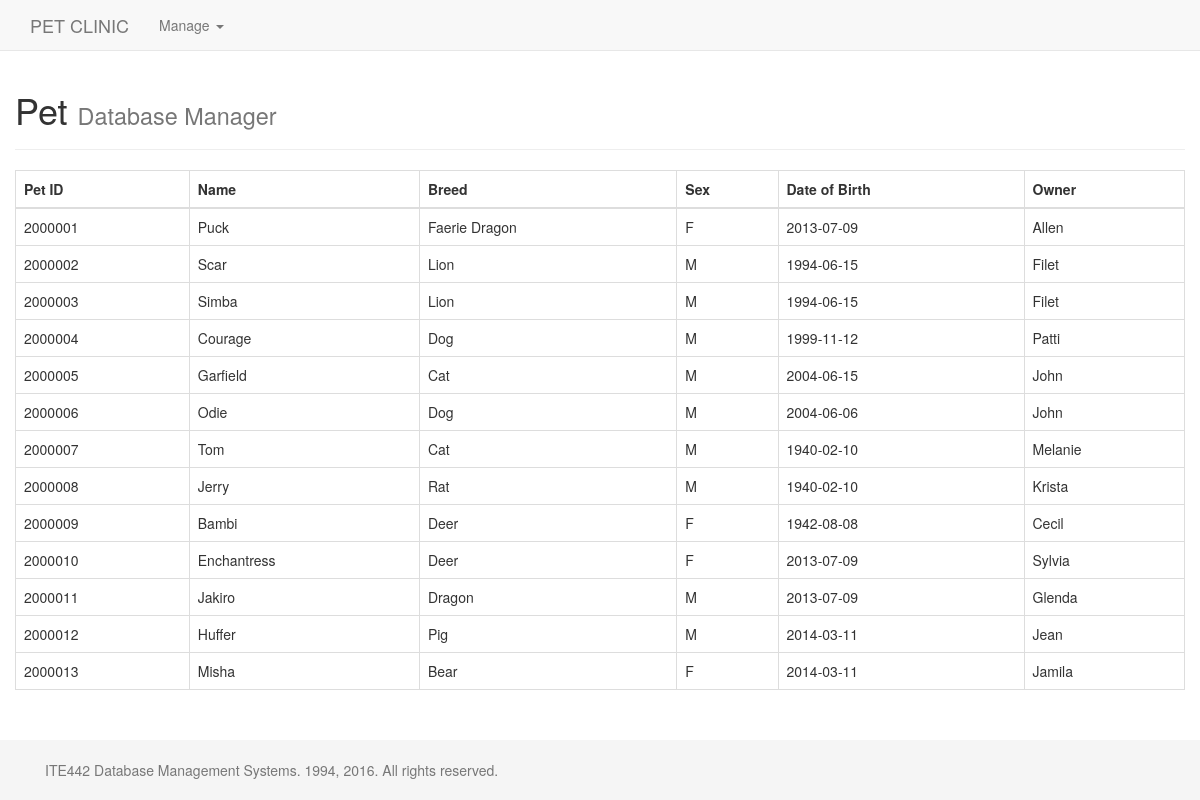
The app's page /pet_index.php, older data.
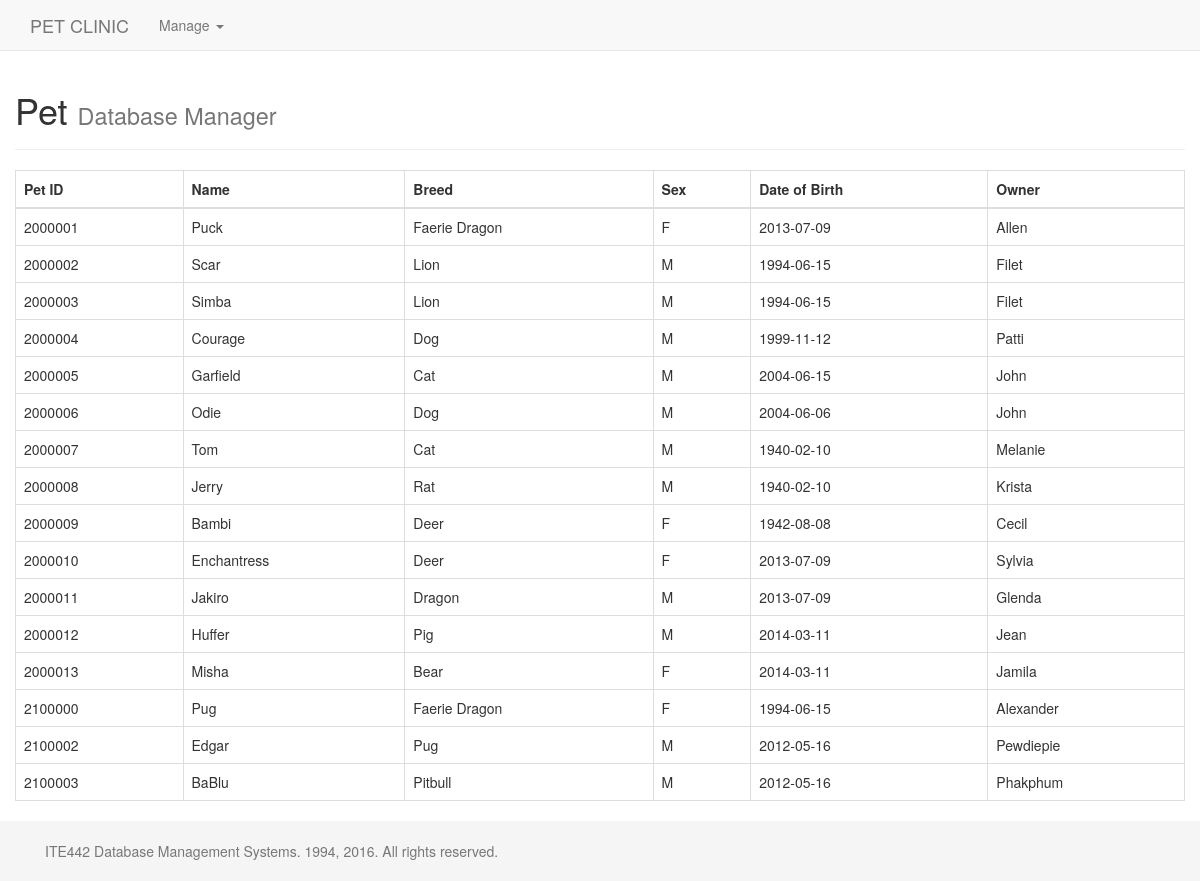
The same page, newer data.
### tables this page shows
CREATE TABLE IF NOT EXISTS PET (
	PET_ID INT NOT NULL,
    OWNER_ID INT NOT NULL,
    PET_NAME VARCHAR(30) NOT NULL,
    DATE_OF_BIRTH DATE,
    BREED TEXT,
    SEX CHAR,
    PRIMARY KEY(PET_ID)
);

CREATE TABLE IF NOT EXISTS OWNER (
	OWNER_ID INT NOT NULL,
    F_NAME VARCHAR(30) NOT NULL,
    L_NAME VARCHAR(30) NOT NULL,
    ADDRESS VARCHAR(40),
    PHONE VARCHAR(15),
    SEX CHAR,
    PRIMARY KEY(OWNER_ID)
);

### includes/pet_connection.php (called while the page is built, shortened)
<?php
	class dbConn {
		public function __construct(){
			$this->conn = new PDO('mysql:host='.$host.';dbname='.$db_name.';charset=utf8', $username, $password);
		}
	};
	class PetConnection extends dbConn {
		public function getPets() {
			try {
				$db = new dbConn;
				$err = '';
				$stmt = $db->conn->prepare("SELECT * FROM PET");
				$stmt->execute();
				$results = $stmt->fetchAll(PDO::FETCH_ASSOC);
			}
			catch (PDOException $e) {
				$err = "Error: " . $e->getMessage();
			}
			$success = ($err == '' ? $results : $err );
			return $success;
		}
		public function getOwner($ownerid) {
			try {
				$db = new dbConn;
				$err = '';
				$stmt = $db->conn->prepare("SELECT * FROM OWNER where OWNER_ID = :ownerid"  );
				$stmt->bindParam(':ownerid', $ownerid);
				$stmt->execute();
				$results = $stmt->fetch(PDO::FETCH_ASSOC);
			}
			catch (PDOException $e) {
				$err = "Error: " . $e->getMessage();
			}
			$success = ($err == '' ? $results : $err );
			return $success;
		}
	};
?>

### pet_index.php (the view, shortened to what this page needs)
<?php include ('includes/header.php'); ?>
<?php include ("includes/pet_connection.php"); ?>
<?php
	$a = new PetConnection;
	$pet =  $a->getPets();
?>
<div class="container">
	<div class="row">
		<div class="page-header" style="margin: 0px;">
		  <h1>Pet <small>Database Manager</small></h1>
		</div>
	</div>
</div>
<div class="container">
	<div class="row">
		<?php
		if (is_array($pet) || is_object($pet))
			{
				echo "<table class='table table-bordered table-hover'>";
				echo "<thead><tr><th>Pet ID</th><th>Name</th><th>Breed</th><th>Sex</th><th>Date of Birth</th><th>Owner</th></tr></thead>";
				foreach ($pet as $result) {
					echo "<tr>";
					echo "<td>".$result['PET_ID']."</td>";
					echo "<td>".$result['PET_NAME']."</td>";
					echo "<td>".$result['BREED']."</td>";
					echo "<td>".$result['SEX']."</td>";
					echo "<td>".$result['DATE_OF_BIRTH']."</td>";
					echo "<td>";
					echo $a->getOwner($result['OWNER_ID'])["F_NAME"];
					echo "</td>";
					echo "</tr>";
				}
				echo "</table>";
			}
		?>
	</div>
</div>
<?php include ('includes/footer.php'); ?>

### includes/header.php (shortened to what this page needs)
<!DOCTYPE html>
<html lang="en">
<head>
	<link rel="stylesheet" type="text/css" href="css/bootstrap.min.css">
	<link rel="stylesheet" type="text/css" href="css/sweet-alert.css">
	<link rel="stylesheet" type="text/css" href="css/sticky-footer-navbar.css">
	<link href="css/main.css" rel="stylesheet" media="screen">
</head>
<body style="padding-top: 70px;">
	<nav class="navbar navbar-default navbar-fixed-top">
		<div class="container">
			<div class="navbar-header">
				<a class="navbar-brand" href="/pet-clinic/">PET CLINIC</a>
			</div>
			<div class="collapse navbar-collapse" id="bs-example-navbar-collapse-1">
				<ul class="nav navbar-nav">
					<li class="dropdown">
						<a href="#" class="dropdown-toggle" data-toggle="dropdown" role="button" aria-haspopup="true" aria-expanded="false">Manage <span class="caret"></span></a>
					</li>
			</div>
		</div>
	</nav>

### includes/footer.php
<footer class="footer">
	<div class="container">
		<div class="col-md-6">
			<p class="text-muted">ITE442 Database Management Systems. 1994, 2016. All rights reserved.</p>
		</div>
		<div class="col-md-6">
		</div>
	</div>
</footer>
</body>
</html>

### css/sticky-footer-navbar.css (style rules this page uses)
html { position: relative; min-height: 100%; }
body { margin-bottom: 60px; }
.footer { position: fixed; bottom: 0; width: 100%; height: 60px; background-color: #f5f5f5; }
.container .text-muted { margin: 20px 0; }
.footer > .container { padding-right: 15px; padding-left: 15px; }

Row changes from the older to the newer data that the page shows:
added pet: PET_ID "2100000", PET_NAME "Pug", BREED "Faerie Dragon", SEX "F", DATE_OF_BIRTH "1994-06-15", OWNER_ID.F_NAME "Alexander"
added pet: PET_ID "2100002", PET_NAME "Edgar", BREED "Pug", SEX "M", DATE_OF_BIRTH "2012-05-16", OWNER_ID.F_NAME "Pewdiepie"
added pet: PET_ID "2100003", PET_NAME "BaBlu", BREED "Pitbull", SEX "M", DATE_OF_BIRTH "2012-05-16", OWNER_ID.F_NAME "Phakphum"
